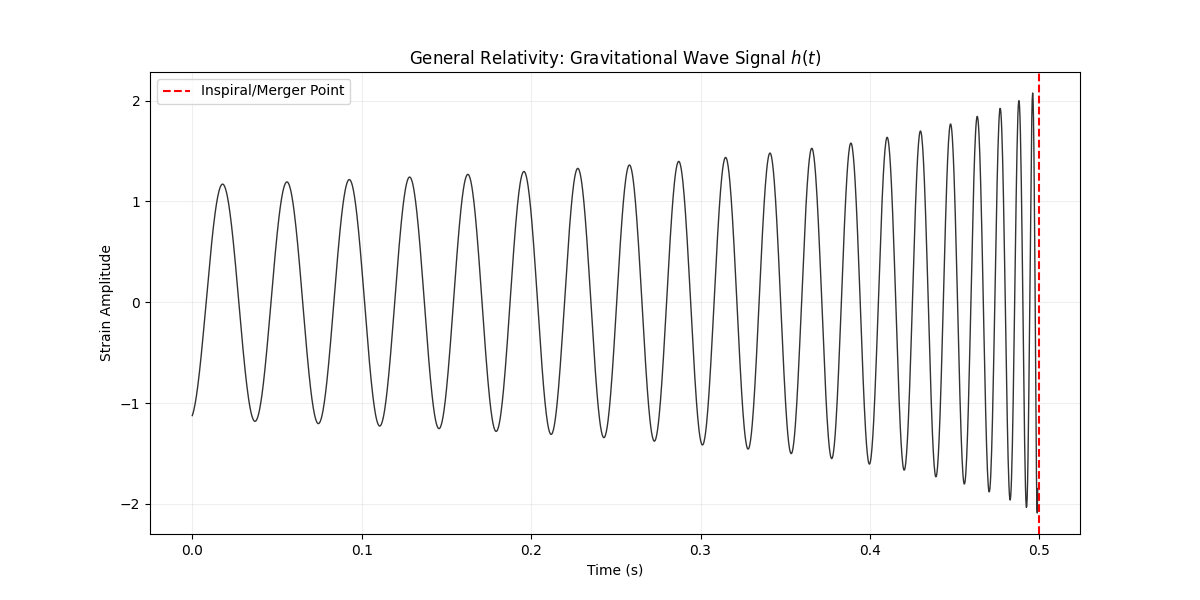

Generate this figure with Python:
import numpy as np
import matplotlib.pyplot as plt

def simulate_gravitational_wave(M1=30, M2=30, dist_mpc=400):
    """
    Simulates the 'Chirp' signal of a Binary Black Hole merger.
    Using the Post-Newtonian expansion for the frequency and strain.
    M1, M2: Masses in solar masses.
    """
    # Total mass and Chirp mass
    M = M1 + M2
    mu = (M1 * M2) / M
    M_chirp = (mu**(3/5)) * (M**(2/5))
    
    # Constants (in normalized units)
    t_merger = 0.5
    time = np.linspace(0, t_merger - 0.001, 2000)
    tau = t_merger - time # Time to merger
    
    # 1. Instantaneous Frequency: f(tau) ~ tau^(-3/8)
    # Frequency increases as the objects spiral in
    freq = (5 / 256)**(3/8) * (1 / np.pi) * (M_chirp * 4.9e-6)**(-5/8) * tau**(-3/8)
    
    # 2. Phase: phi(tau) = -2 * integral(f(tau') dtau')
    phase = -2 * np.pi * freq * tau / (5/8) # Integration of tau^-3/8
    
    # 3. Strain Amplitude: h(tau) ~ f^(2/3) ~ tau^(-1/4)
    # Amplitude grows as they get closer
    amplitude = (tau + 0.05)**(-1/4) 
    
    # The Gravitational Wave Signal h(t)
    h_t = amplitude * np.cos(phase)
    
    print(f"Simulating Gravitational Wave 'Chirp' (M1={M1}, M2={M2})...")
    
    plt.figure(figsize=(12, 6))
    plt.plot(time, h_t, color='black', lw=1, alpha=0.8)
    
    # Visualization markers
    plt.axvline(t_merger, color='red', linestyle='--', label='Inspiral/Merger Point')
    plt.title(f'General Relativity: Gravitational Wave Signal $h(t)$')
    plt.xlabel('Time (s)')
    plt.ylabel('Strain Amplitude')
    plt.grid(True, alpha=0.2)
    plt.legend()
    
    plt.savefig('simulations/gravitational_waves.png')
    print("Waveform saved to simulations/gravitational_waves.png")

if __name__ == "__main__":
    simulate_gravitational_wave()
